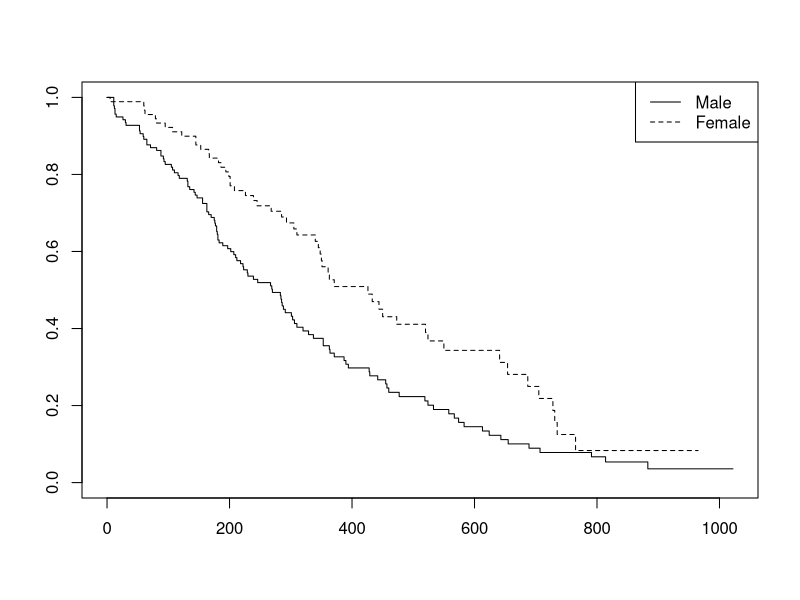
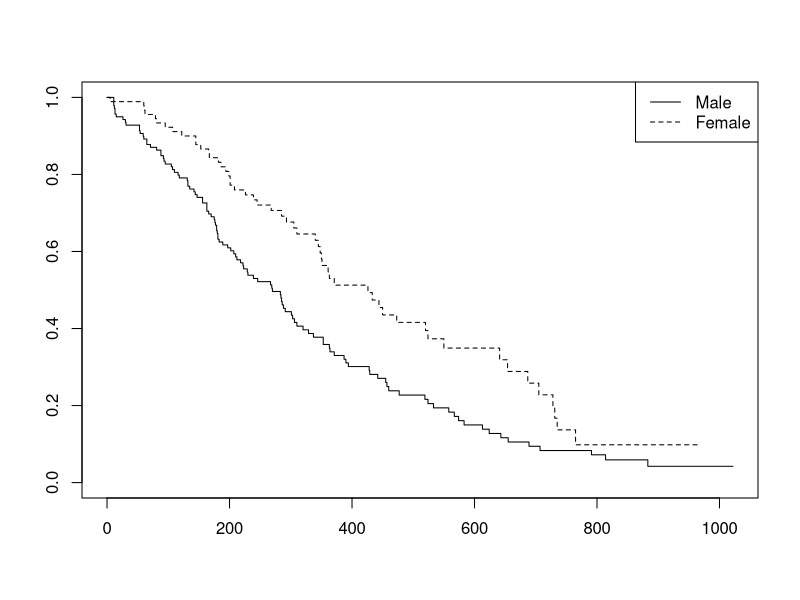

Reproduce these figures in R, in order.
## ---- chunk 1
knitr::opts_chunk$set(echo = TRUE)
## ---- chunk 2
library(survival)
## ---- chunk 3
Data <- lung
km_result <- survfit(Surv(time, status)~sex, data = Data, type = 'kaplan-meier')
plot(km_result,lty = c(1,2))
legend("topright", c("Male", "Female"), lty = c(1,2))
## ---- chunk 4
fh_result <- survfit(Surv(time, status)~sex, data = Data, type = 'fleming-harrington')
plot(fh_result,lty = c(1,2))
legend("topright", c("Male", "Female"), lty = c(1,2))
## ---- chunk 5
km_result
fh_result
## ---- chunk 6
log_result <- survdiff(Surv(time, status)~sex, data = Data, rho=0)
log_result
